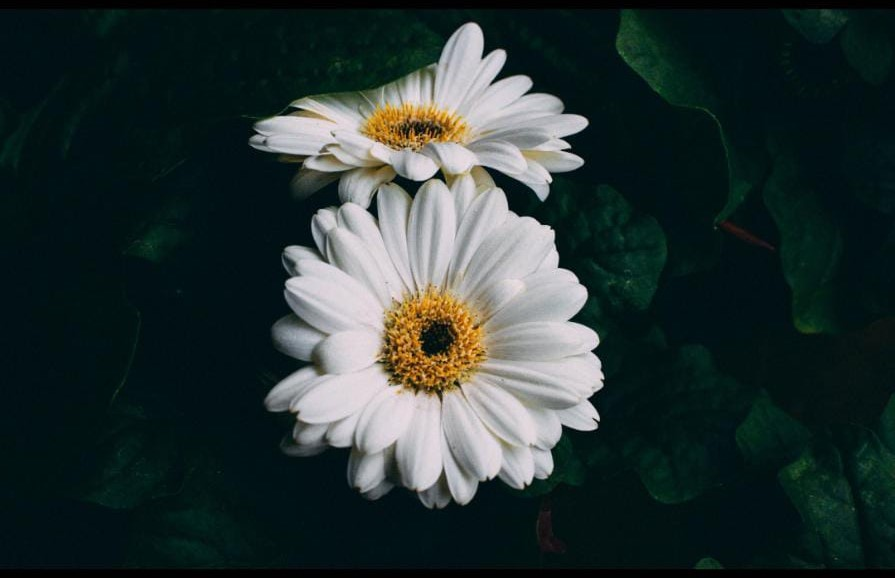
#> input picture flowerimg.jpeg, 895 x 578 px
$ jupyter execute grayimageconversion.ipynb
#> lines starting #> are read from the running program, lines starting #| are printed output that depends on the picture
# Image Conversion

[cell 1]
import cv2

[cell 2]
img = cv2.imread("flowerimg.jpeg")
#> img is the input picture: shape (578, 895, 3); mean B, G, R 50.9, 51.9, 39.2

[cell 3]
# to convert the colorful image to grey image
covertedimage = cv2.cvtColor(img , cv2.COLOR_BGR2GRAY)
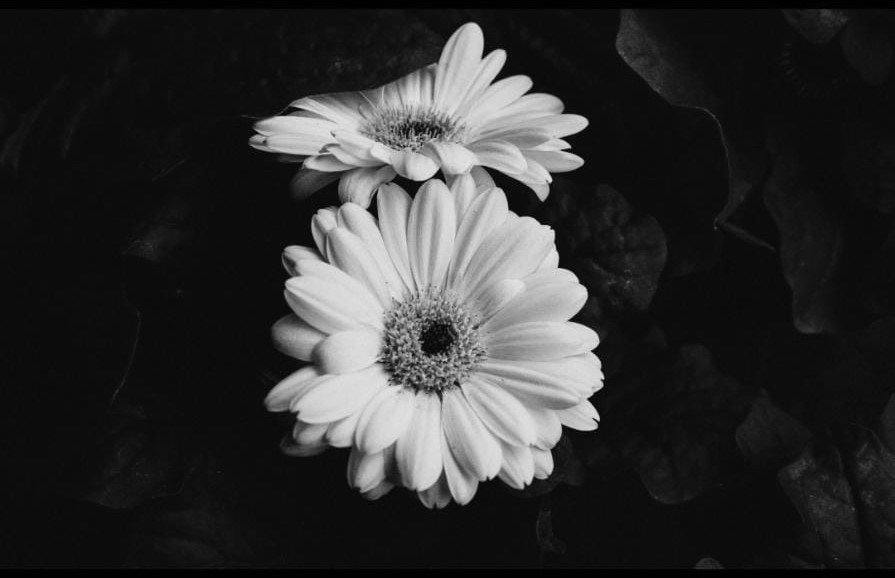
#> covertedimage: shape (578, 895); min 0, max 233, mean 48

#to save the above converted image
cv2.imwrite("Convertedimg.jpeg" , covertedimage)
#> Out = True
